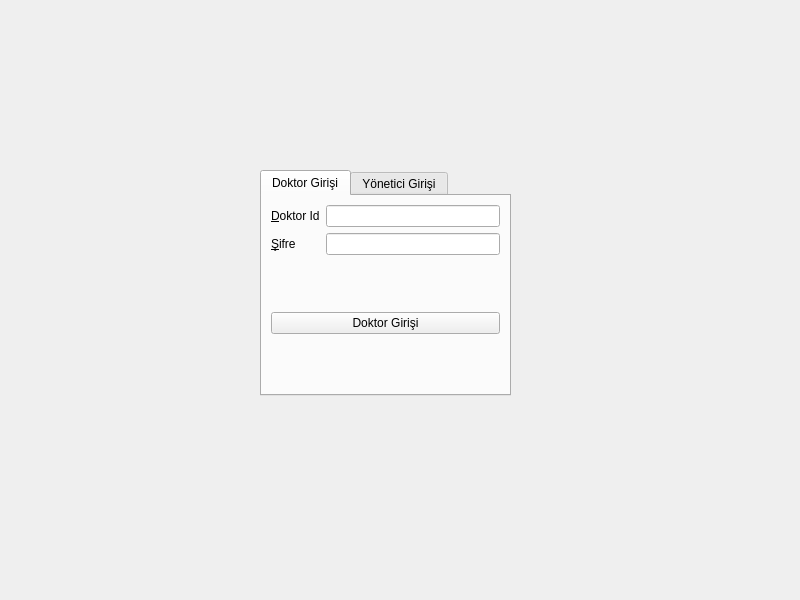
<?xml version="1.0" encoding="UTF-8"?>
<ui version="4.0">
 <class>login</class>
 <widget class="QWidget" name="login">
  <property name="geometry">
   <rect>
    <x>0</x>
    <y>0</y>
    <width>800</width>
    <height>600</height>
   </rect>
  </property>
  <property name="windowTitle">
   <string>Giriş Arayüzü</string>
  </property>
  <widget class="QTabWidget" name="LoginTabWidget">
   <property name="geometry">
    <rect>
     <x>260</x>
     <y>170</y>
     <width>251</width>
     <height>226</height>
    </rect>
   </property>
   <property name="currentIndex">
    <number>0</number>
   </property>
   <widget class="QWidget" name="DoktorGirisTab">
    <attribute name="title">
     <string>Doktor Girişi</string>
    </attribute>
    <layout class="QGridLayout" name="gridLayout">
     <item row="0" column="0">
      <widget class="QLabel" name="lbldoktorid">
       <property name="text">
        <string>&amp;Doktor Id</string>
       </property>
       <property name="buddy">
        <cstring>leDoktorId</cstring>
       </property>
      </widget>
     </item>
     <item row="1" column="0">
      <widget class="QLabel" name="lbldoktorsifre">
       <property name="text">
        <string>&amp;Şifre</string>
       </property>
       <property name="buddy">
        <cstring>leDoktorSifre</cstring>
       </property>
      </widget>
     </item>
     <item row="1" column="1">
      <widget class="QLineEdit" name="leDoktorSifre"/>
     </item>
     <item row="4" column="0" colspan="2">
      <widget class="QPushButton" name="BtnDoktorGiris">
       <property name="text">
        <string>Doktor Girişi</string>
       </property>
      </widget>
     </item>
     <item row="5" column="0">
      <spacer name="verticalSpacer">
       <property name="orientation">
        <enum>Qt::Orientation::Vertical</enum>
       </property>
       <property name="sizeHint" stdset="0">
        <size>
         <width>20</width>
         <height>40</height>
        </size>
       </property>
      </spacer>
     </item>
     <item row="0" column="1">
      <widget class="QLineEdit" name="leDoktorId"/>
     </item>
     <item row="3" column="0">
      <spacer name="verticalSpacer_2">
       <property name="orientation">
        <enum>Qt::Orientation::Vertical</enum>
       </property>
       <property name="sizeHint" stdset="0">
        <size>
         <width>20</width>
         <height>40</height>
        </size>
       </property>
      </spacer>
     </item>
    </layout>
   </widget>
   <widget class="QWidget" name="YoneticiGirisTab">
    <attribute name="title">
     <string>Yönetici Girişi</string>
    </attribute>
    <layout class="QGridLayout" name="gridLayout_2">
     <item row="0" column="0">
      <widget class="QLabel" name="lblyoneticikadi">
       <property name="text">
        <string>&amp;Yönetici Id</string>
       </property>
       <property name="buddy">
        <cstring>leDoktorId</cstring>
       </property>
      </widget>
     </item>
     <item row="0" column="1">
      <widget class="QLineEdit" name="leYoneticiKullaniciAdi"/>
     </item>
     <item row="1" column="0">
      <widget class="QLabel" name="lblyoneticisifre">
       <property name="text">
        <string>&amp;Şifre</string>
       </property>
       <property name="buddy">
        <cstring>leDoktorSifre</cstring>
       </property>
      </widget>
     </item>
     <item row="1" column="1">
      <widget class="QLineEdit" name="leYoneticiSifre"/>
     </item>
     <item row="2" column="0">
      <spacer name="verticalSpacer_3">
       <property name="orientation">
        <enum>Qt::Orientation::Vertical</enum>
       </property>
       <property name="sizeHint" stdset="0">
        <size>
         <width>20</width>
         <height>38</height>
        </size>
       </property>
      </spacer>
     </item>
     <item row="3" column="0" colspan="2">
      <widget class="QPushButton" name="BtnYoneticiGiris">
       <property name="text">
        <string>Yönetici Girişi</string>
       </property>
      </widget>
     </item>
     <item row="4" column="0">
      <spacer name="verticalSpacer_4">
       <property name="orientation">
        <enum>Qt::Orientation::Vertical</enum>
       </property>
       <property name="sizeHint" stdset="0">
        <size>
         <width>20</width>
         <height>38</height>
        </size>
       </property>
      </spacer>
     </item>
    </layout>
   </widget>
  </widget>
 </widget>
 <tabstops>
  <tabstop>LoginTabWidget</tabstop>
  <tabstop>leDoktorId</tabstop>
  <tabstop>leDoktorSifre</tabstop>
  <tabstop>BtnDoktorGiris</tabstop>
  <tabstop>leYoneticiKullaniciAdi</tabstop>
  <tabstop>leYoneticiSifre</tabstop>
  <tabstop>BtnYoneticiGiris</tabstop>
 </tabstops>
 <resources/>
 <connections/>
</ui>
